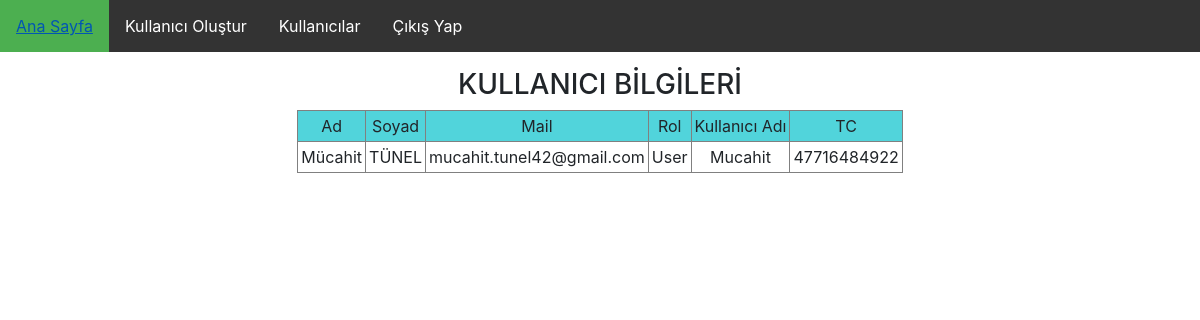
Before: /1/kullanici_goruntule with the older database file.
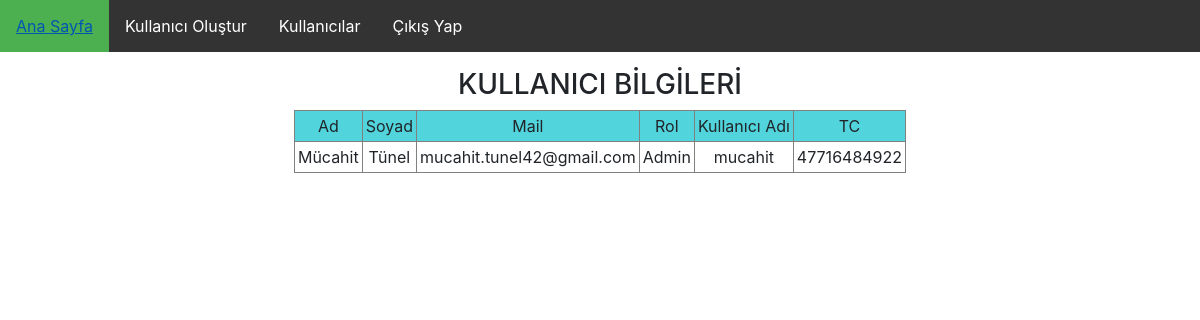
After: the same page with the newer database file.
### Ortak/models.py (models this page shows, shortened)
class Kullanici(AbstractBaseUser):#Kullanıcı
    TC = models.BigIntegerField(unique=True)
    Kullanıcı_adı = models.CharField(max_length=20, unique=True, verbose_name='KULLANICI ADI')
    Ad = models.CharField(max_length=30, verbose_name='AD')
    Soyad = models.CharField(max_length=30,verbose_name='SOYAD')
    is_active = models.BooleanField(default=False)
    is_staff = models.BooleanField(default=False)
    e_Mail = models.EmailField(max_length=255, unique=True, verbose_name='E-POSTA ADRESİ')
    Rol = models.CharField(max_length=50, choices=Roller, verbose_name='ROL')
    Sifre = models.CharField(max_length=24, verbose_name='ŞİFRE')
    USERNAME_FIELD = 'e_Mail'
    REQUIRED_FIELDS = ['Kullanıcı_adı','TC']
    nesne = UserManager()

### Ortak/views.py (the view)
# urls.py: url(r'^(?P<user_id>\d+)/kullanici_goruntule', views.kullanici_goruntule, name="Kullanıcı_görüntüle"),
def kullanici_goruntule(request, user_id):
    kullanici = Kullanici.nesne.get(id=user_id)
    return render(request, "Ortak/kullanici_goruntule.html", {'kullanici': kullanici})

### template/Ortak/kullanici_goruntule.html (shortened to what this page needs)
{% extends 'base.html' %}
{% block body %}
<center>
   	<link rel="stylesheet" href="https://cdnjs.cloudflare.com/ajax/libs/twitter-bootstrap/4.1.0/css/bootstrap.min.css" />
    <link rel="stylesheet" href="https://cdnjs.cloudflare.com/ajax/libs/bootstrap-datetimepicker/4.17.47/css/bootstrap-datetimepicker.min.css" />
    <h3>KULLANICI BİLGİLERİ</h3>
    <table border="1" cellpadding="3" cellspacing="0">
        <tr bgcolor="#51d4db">
            <td align="center">Ad</td>
            <td align="center">Soyad</td>
            <td align="center">Mail</td>
            <td align="center">Rol</td>
            <td align="center">Kullanıcı Adı</td>
            <td align="center">TC</td>
        </tr>
        <tr>
            <td align="center">{{ kullanici.Ad }}</td>
            <td align="center">{{ kullanici.Soyad }}</td>
            <td align="center">{{ kullanici.e_Mail }}</td>
            <td align="center">{{ kullanici.Rol }}</td>
            <td align="center">{{ kullanici.Kullanıcı_adı }}</td>
            <td align="center">{{ kullanici.TC }}</td>
        </tr>
    </table>
</center>
{% endblock %}

Changed rows visible on the page:
changed Kullanici "Mücahit": Soyad "TÜNEL" → "Tünel"; Rol "User" → "Admin"; Kullanıcı_adı "Mucahit" → "mucahit"
